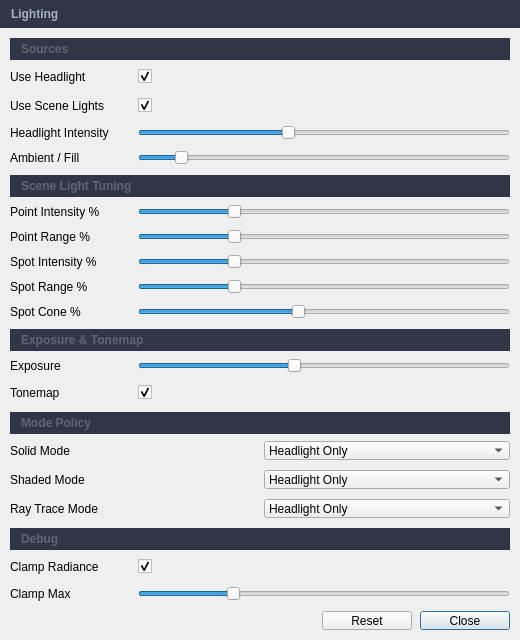
<?xml version="1.0" encoding="UTF-8"?>
<!--===========================================================
    SubWindows/LightingSettingsDialog.ui
    Adds "Scene Light Tuning" section with global multipliers.
============================================================-->
<ui version="4.0">
 <class>LightingSettingsDialog</class>
 <widget class="QDialog" name="LightingSettingsDialog">
  <property name="geometry">
   <rect>
    <x>0</x>
    <y>0</y>
    <width>520</width>
    <height>640</height>
   </rect>
  </property>
  <property name="minimumSize">
   <size>
    <width>420</width>
    <height>320</height>
   </size>
  </property>
  <property name="maximumSize">
   <size>
    <width>740</width>
    <height>900</height>
   </size>
  </property>
  <property name="windowTitle">
   <string>Lighting</string>
  </property>

  <layout class="QVBoxLayout" name="rootLayout">
   <property name="spacing">
    <number>0</number>
   </property>
   <property name="leftMargin">
    <number>0</number>
   </property>
   <property name="topMargin">
    <number>0</number>
   </property>
   <property name="rightMargin">
    <number>0</number>
   </property>
   <property name="bottomMargin">
    <number>0</number>
   </property>

   <!-- Title -->
   <item>
    <widget class="QLabel" name="titleLabel">
     <property name="minimumSize">
      <size>
       <width>0</width>
       <height>28</height>
      </size>
     </property>
     <property name="maximumSize">
      <size>
       <width>16777215</width>
       <height>28</height>
      </size>
     </property>
     <property name="styleSheet">
      <string notr="true">QLabel {
    background-color: #303645;
    color: #a4b0bd;
    font-weight: 600;
    padding-left: 8px;
}</string>
     </property>
     <property name="text">
      <string>Lighting</string>
     </property>
     <property name="alignment">
      <set>Qt::AlignmentFlag::AlignLeading|Qt::AlignmentFlag::AlignLeft|Qt::AlignmentFlag::AlignVCenter</set>
     </property>
    </widget>
   </item>

   <!-- Body -->
   <item>
    <layout class="QVBoxLayout" name="bodyLayout">
     <property name="spacing">
      <number>10</number>
     </property>
     <property name="leftMargin">
      <number>10</number>
     </property>
     <property name="topMargin">
      <number>10</number>
     </property>
     <property name="rightMargin">
      <number>10</number>
     </property>
     <property name="bottomMargin">
      <number>10</number>
     </property>

     <!-- Section: Sources -->
     <item>
      <widget class="QLabel" name="sourcesSectionLabel">
       <property name="minimumSize">
        <size>
         <width>0</width>
         <height>22</height>
        </size>
       </property>
       <property name="styleSheet">
        <string notr="true">QLabel {
    background-color: #303645;
    color: rgb(92,102,113);
    font-weight: 600;
    padding-left: 8px;
}</string>
       </property>
       <property name="text">
        <string>Sources</string>
       </property>
      </widget>
     </item>

     <item>
      <layout class="QHBoxLayout" name="useHeadlightRow">
       <property name="spacing">
        <number>8</number>
       </property>
       <item>
        <widget class="QLabel" name="useHeadlightLabel">
         <property name="minimumSize">
          <size>
           <width>120</width>
           <height>0</height>
          </size>
         </property>
         <property name="text">
          <string>Use Headlight</string>
         </property>
        </widget>
       </item>
       <item>
        <widget class="QCheckBox" name="useHeadlightCheck">
         <property name="checked">
          <bool>true</bool>
         </property>
        </widget>
       </item>
       <item>
        <spacer name="useHeadlightSpacer">
         <property name="orientation">
          <enum>Qt::Orientation::Horizontal</enum>
         </property>
         <property name="sizeHint" stdset="0">
          <size>
           <width>40</width>
           <height>20</height>
          </size>
         </property>
        </spacer>
       </item>
      </layout>
     </item>

     <item>
      <layout class="QHBoxLayout" name="useSceneLightsRow">
       <property name="spacing">
        <number>8</number>
       </property>
       <item>
        <widget class="QLabel" name="useSceneLightsLabel">
         <property name="minimumSize">
          <size>
           <width>120</width>
           <height>0</height>
          </size>
         </property>
         <property name="text">
          <string>Use Scene Lights</string>
         </property>
        </widget>
       </item>
       <item>
        <widget class="QCheckBox" name="useSceneLightsCheck">
         <property name="checked">
          <bool>true</bool>
         </property>
        </widget>
       </item>
       <item>
        <spacer name="useSceneLightsSpacer">
         <property name="orientation">
          <enum>Qt::Orientation::Horizontal</enum>
         </property>
         <property name="sizeHint" stdset="0">
          <size>
           <width>40</width>
           <height>20</height>
          </size>
         </property>
        </spacer>
       </item>
      </layout>
     </item>

     <item>
      <layout class="QHBoxLayout" name="headlightIntensityRow">
       <property name="spacing">
        <number>8</number>
       </property>
       <item>
        <widget class="QLabel" name="headlightIntensityLabel">
         <property name="minimumSize">
          <size>
           <width>120</width>
           <height>0</height>
          </size>
         </property>
         <property name="text">
          <string>Headlight Intensity</string>
         </property>
        </widget>
       </item>
       <item>
        <widget class="QSlider" name="headlightIntensitySlider">
         <property name="minimum">
          <number>0</number>
         </property>
         <property name="maximum">
          <number>300</number>
         </property>
         <property name="value">
          <number>120</number>
         </property>
         <property name="orientation">
          <enum>Qt::Orientation::Horizontal</enum>
         </property>
        </widget>
       </item>
      </layout>
     </item>

     <item>
      <layout class="QHBoxLayout" name="ambientFillRow">
       <property name="spacing">
        <number>8</number>
       </property>
       <item>
        <widget class="QLabel" name="ambientFillLabel">
         <property name="minimumSize">
          <size>
           <width>120</width>
           <height>0</height>
          </size>
         </property>
         <property name="text">
          <string>Ambient / Fill</string>
         </property>
        </widget>
       </item>
       <item>
        <widget class="QSlider" name="ambientFillSlider">
         <property name="minimum">
          <number>0</number>
         </property>
         <property name="maximum">
          <number>100</number>
         </property>
         <property name="value">
          <number>10</number>
         </property>
         <property name="orientation">
          <enum>Qt::Orientation::Horizontal</enum>
         </property>
        </widget>
       </item>
      </layout>
     </item>

     <!-- Section: Scene Light Tuning -->
     <item>
      <widget class="QLabel" name="sceneTuningSectionLabel">
       <property name="minimumSize">
        <size>
         <width>0</width>
         <height>22</height>
        </size>
       </property>
       <property name="styleSheet">
        <string notr="true">QLabel {
    background-color: #303645;
    color: rgb(92,102,113);
    font-weight: 600;
    padding-left: 8px;
}</string>
       </property>
       <property name="text">
        <string>Scene Light Tuning</string>
       </property>
      </widget>
     </item>

     <item>
      <layout class="QHBoxLayout" name="scenePointIntensityMulRow">
       <property name="spacing">
        <number>8</number>
       </property>
       <item>
        <widget class="QLabel" name="scenePointIntensityMulLabel">
         <property name="minimumSize">
          <size>
           <width>120</width>
           <height>0</height>
          </size>
         </property>
         <property name="text">
          <string>Point Intensity %</string>
         </property>
        </widget>
       </item>
       <item>
        <widget class="QSlider" name="scenePointIntensityMulSlider">
         <property name="minimum">
          <number>0</number>
         </property>
         <property name="maximum">
          <number>400</number>
         </property>
         <property name="value">
          <number>100</number>
         </property>
         <property name="orientation">
          <enum>Qt::Orientation::Horizontal</enum>
         </property>
        </widget>
       </item>
      </layout>
     </item>

     <item>
      <layout class="QHBoxLayout" name="scenePointRangeMulRow">
       <property name="spacing">
        <number>8</number>
       </property>
       <item>
        <widget class="QLabel" name="scenePointRangeMulLabel">
         <property name="minimumSize">
          <size>
           <width>120</width>
           <height>0</height>
          </size>
         </property>
         <property name="text">
          <string>Point Range %</string>
         </property>
        </widget>
       </item>
       <item>
        <widget class="QSlider" name="scenePointRangeMulSlider">
         <property name="minimum">
          <number>0</number>
         </property>
         <property name="maximum">
          <number>400</number>
         </property>
         <property name="value">
          <number>100</number>
         </property>
         <property name="orientation">
          <enum>Qt::Orientation::Horizontal</enum>
         </property>
        </widget>
       </item>
      </layout>
     </item>

     <item>
      <layout class="QHBoxLayout" name="sceneSpotIntensityMulRow">
       <property name="spacing">
        <number>8</number>
       </property>
       <item>
        <widget class="QLabel" name="sceneSpotIntensityMulLabel">
         <property name="minimumSize">
          <size>
           <width>120</width>
           <height>0</height>
          </size>
         </property>
         <property name="text">
          <string>Spot Intensity %</string>
         </property>
        </widget>
       </item>
       <item>
        <widget class="QSlider" name="sceneSpotIntensityMulSlider">
         <property name="minimum">
          <number>0</number>
         </property>
         <property name="maximum">
          <number>400</number>
         </property>
         <property name="value">
          <number>100</number>
         </property>
         <property name="orientation">
          <enum>Qt::Orientation::Horizontal</enum>
         </property>
        </widget>
       </item>
      </layout>
     </item>

     <item>
      <layout class="QHBoxLayout" name="sceneSpotRangeMulRow">
       <property name="spacing">
        <number>8</number>
       </property>
       <item>
        <widget class="QLabel" name="sceneSpotRangeMulLabel">
         <property name="minimumSize">
          <size>
           <width>120</width>
           <height>0</height>
          </size>
         </property>
         <property name="text">
          <string>Spot Range %</string>
         </property>
        </widget>
       </item>
       <item>
        <widget class="QSlider" name="sceneSpotRangeMulSlider">
         <property name="minimum">
          <number>0</number>
         </property>
         <property name="maximum">
          <number>400</number>
         </property>
         <property name="value">
          <number>100</number>
         </property>
         <property name="orientation">
          <enum>Qt::Orientation::Horizontal</enum>
         </property>
        </widget>
       </item>
      </layout>
     </item>

     <item>
      <layout class="QHBoxLayout" name="sceneSpotConeMulRow">
       <property name="spacing">
        <number>8</number>
       </property>
       <item>
        <widget class="QLabel" name="sceneSpotConeMulLabel">
         <property name="minimumSize">
          <size>
           <width>120</width>
           <height>0</height>
          </size>
         </property>
         <property name="text">
          <string>Spot Cone %</string>
         </property>
        </widget>
       </item>
       <item>
        <widget class="QSlider" name="sceneSpotConeMulSlider">
         <property name="minimum">
          <number>25</number>
         </property>
         <property name="maximum">
          <number>200</number>
         </property>
         <property name="value">
          <number>100</number>
         </property>
         <property name="orientation">
          <enum>Qt::Orientation::Horizontal</enum>
         </property>
        </widget>
       </item>
      </layout>
     </item>

     <!-- Section: Exposure -->
     <item>
      <widget class="QLabel" name="exposureSectionLabel">
       <property name="minimumSize">
        <size>
         <width>0</width>
         <height>22</height>
        </size>
       </property>
       <property name="styleSheet">
        <string notr="true">QLabel {
    background-color: #303645;
    color: rgb(92,102,113);
    font-weight: 600;
    padding-left: 8px;
}</string>
       </property>
       <property name="text">
        <string>Exposure &amp; Tonemap</string>
       </property>
      </widget>
     </item>

     <item>
      <layout class="QHBoxLayout" name="exposureRow">
       <property name="spacing">
        <number>8</number>
       </property>
       <item>
        <widget class="QLabel" name="exposureLabel">
         <property name="minimumSize">
          <size>
           <width>120</width>
           <height>0</height>
          </size>
         </property>
         <property name="text">
          <string>Exposure</string>
         </property>
        </widget>
       </item>
       <item>
        <widget class="QSlider" name="exposureSlider">
         <property name="minimum">
          <number>0</number>
         </property>
         <property name="maximum">
          <number>300</number>
         </property>
         <property name="value">
          <number>125</number>
         </property>
         <property name="orientation">
          <enum>Qt::Orientation::Horizontal</enum>
         </property>
        </widget>
       </item>
      </layout>
     </item>

     <item>
      <layout class="QHBoxLayout" name="tonemapRow">
       <property name="spacing">
        <number>8</number>
       </property>
       <item>
        <widget class="QLabel" name="tonemapLabel">
         <property name="minimumSize">
          <size>
           <width>120</width>
           <height>0</height>
          </size>
         </property>
         <property name="text">
          <string>Tonemap</string>
         </property>
        </widget>
       </item>
       <item>
        <widget class="QCheckBox" name="tonemapCheck">
         <property name="checked">
          <bool>true</bool>
         </property>
        </widget>
       </item>
       <item>
        <spacer name="tonemapSpacer">
         <property name="orientation">
          <enum>Qt::Orientation::Horizontal</enum>
         </property>
         <property name="sizeHint" stdset="0">
          <size>
           <width>40</width>
           <height>20</height>
          </size>
         </property>
        </spacer>
       </item>
      </layout>
     </item>

     <!-- Section: Mode Policy -->
     <item>
      <widget class="QLabel" name="modeSectionLabel">
       <property name="minimumSize">
        <size>
         <width>0</width>
         <height>22</height>
        </size>
       </property>
       <property name="styleSheet">
        <string notr="true">QLabel {
    background-color: #303645;
    color: rgb(92,102,113);
    font-weight: 600;
    padding-left: 8px;
}</string>
       </property>
       <property name="text">
        <string>Mode Policy</string>
       </property>
      </widget>
     </item>

     <item>
      <layout class="QHBoxLayout" name="solidModeRow">
       <property name="spacing">
        <number>8</number>
       </property>
       <item>
        <widget class="QLabel" name="solidModeLabel">
         <property name="minimumSize">
          <size>
           <width>120</width>
           <height>0</height>
          </size>
         </property>
         <property name="text">
          <string>Solid Mode</string>
         </property>
        </widget>
       </item>
       <item>
        <widget class="QComboBox" name="solidModeCombo">
         <item><property name="text"><string>Headlight Only</string></property></item>
         <item><property name="text"><string>Scene Only</string></property></item>
         <item><property name="text"><string>Headlight + Scene</string></property></item>
        </widget>
       </item>
      </layout>
     </item>

     <item>
      <layout class="QHBoxLayout" name="shadedModeRow">
       <property name="spacing">
        <number>8</number>
       </property>
       <item>
        <widget class="QLabel" name="shadedModeLabel">
         <property name="minimumSize">
          <size>
           <width>120</width>
           <height>0</height>
          </size>
         </property>
         <property name="text">
          <string>Shaded Mode</string>
         </property>
        </widget>
       </item>
       <item>
        <widget class="QComboBox" name="shadedModeCombo">
         <item><property name="text"><string>Headlight Only</string></property></item>
         <item><property name="text"><string>Scene Only</string></property></item>
         <item><property name="text"><string>Headlight + Scene</string></property></item>
        </widget>
       </item>
      </layout>
     </item>

     <item>
      <layout class="QHBoxLayout" name="rtModeRow">
       <property name="spacing">
        <number>8</number>
       </property>
       <item>
        <widget class="QLabel" name="rtModeLabel">
         <property name="minimumSize">
          <size>
           <width>120</width>
           <height>0</height>
          </size>
         </property>
         <property name="text">
          <string>Ray Trace Mode</string>
         </property>
        </widget>
       </item>
       <item>
        <widget class="QComboBox" name="rtModeCombo">
         <item><property name="text"><string>Headlight Only</string></property></item>
         <item><property name="text"><string>Scene Only</string></property></item>
         <item><property name="text"><string>Headlight + Scene</string></property></item>
        </widget>
       </item>
      </layout>
     </item>

     <!-- Section: Debug -->
     <item>
      <widget class="QLabel" name="debugSectionLabel">
       <property name="minimumSize">
        <size>
         <width>0</width>
         <height>22</height>
        </size>
       </property>
       <property name="styleSheet">
        <string notr="true">QLabel {
    background-color: #303645;
    color: rgb(92,102,113);
    font-weight: 600;
    padding-left: 8px;
}</string>
       </property>
       <property name="text">
        <string>Debug</string>
       </property>
      </widget>
     </item>

     <item>
      <layout class="QHBoxLayout" name="clampRow">
       <property name="spacing">
        <number>8</number>
       </property>
       <item>
        <widget class="QLabel" name="clampLabel">
         <property name="minimumSize">
          <size>
           <width>120</width>
           <height>0</height>
          </size>
         </property>
         <property name="text">
          <string>Clamp Radiance</string>
         </property>
        </widget>
       </item>
       <item>
        <widget class="QCheckBox" name="clampCheck">
         <property name="checked">
          <bool>true</bool>
         </property>
        </widget>
       </item>
       <item>
        <spacer name="clampSpacer">
         <property name="orientation">
          <enum>Qt::Orientation::Horizontal</enum>
         </property>
         <property name="sizeHint" stdset="0">
          <size>
           <width>40</width>
           <height>20</height>
          </size>
         </property>
        </spacer>
       </item>
      </layout>
     </item>

     <item>
      <layout class="QHBoxLayout" name="clampMaxRow">
       <property name="spacing">
        <number>8</number>
       </property>
       <item>
        <widget class="QLabel" name="clampMaxLabel">
         <property name="minimumSize">
          <size>
           <width>120</width>
           <height>0</height>
          </size>
         </property>
         <property name="text">
          <string>Clamp Max</string>
         </property>
        </widget>
       </item>
       <item>
        <widget class="QSlider" name="clampMaxSlider">
         <property name="minimum">
          <number>1</number>
         </property>
         <property name="maximum">
          <number>200</number>
         </property>
         <property name="value">
          <number>50</number>
         </property>
         <property name="orientation">
          <enum>Qt::Orientation::Horizontal</enum>
         </property>
        </widget>
       </item>
      </layout>
     </item>

     <item>
      <spacer name="bottomSpacer">
       <property name="orientation">
        <enum>Qt::Orientation::Vertical</enum>
       </property>
       <property name="sizeHint" stdset="0">
        <size>
         <width>20</width>
         <height>40</height>
        </size>
       </property>
      </spacer>
     </item>

     <!-- Buttons -->
     <item>
      <layout class="QHBoxLayout" name="buttonRow">
       <property name="spacing">
        <number>8</number>
       </property>
       <item>
        <spacer name="buttonSpacer">
         <property name="orientation">
          <enum>Qt::Orientation::Horizontal</enum>
         </property>
         <property name="sizeHint" stdset="0">
          <size>
           <width>40</width>
           <height>20</height>
          </size>
         </property>
        </spacer>
       </item>
       <item>
        <widget class="QPushButton" name="resetButton">
         <property name="minimumSize">
          <size>
           <width>90</width>
           <height>0</height>
          </size>
         </property>
         <property name="text">
          <string>Reset</string>
         </property>
        </widget>
       </item>
       <item>
        <widget class="QPushButton" name="closeButton">
         <property name="minimumSize">
          <size>
           <width>90</width>
           <height>0</height>
          </size>
         </property>
         <property name="text">
          <string>Close</string>
         </property>
         <property name="default">
          <bool>true</bool>
         </property>
        </widget>
       </item>
      </layout>
     </item>

    </layout>
   </item>
  </layout>
 </widget>
 <resources/>
 <connections/>
</ui>
